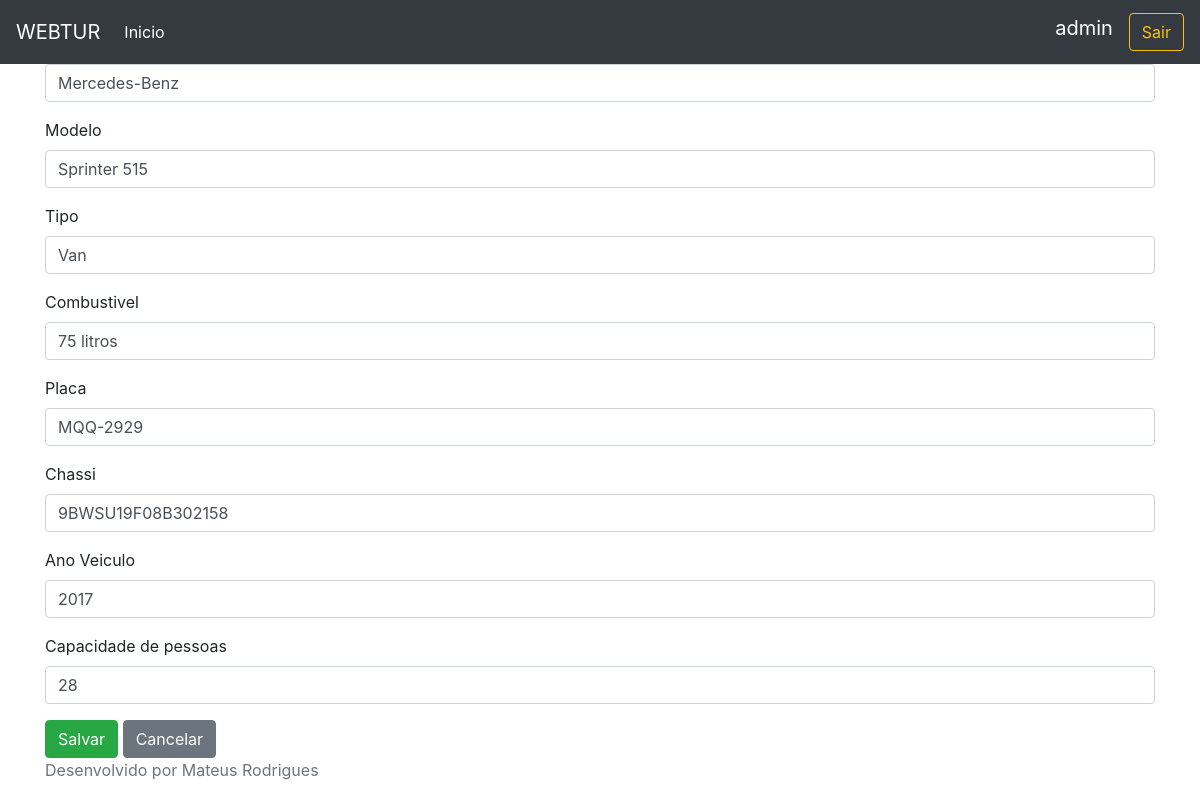
The page /veiculo/editar/1/ (signed in) on the database its author committed.
### website/models.py (models this page shows, shortened)
class Veiculo(models.Model):
    marca = models.CharField(max_length=200)
    modelo = models.CharField(max_length=200)
    tipo = models.CharField(max_length=200)
    combustivel = models.CharField(max_length=200, verbose_name='combustível')
    placa = models.CharField(max_length=7, unique=True)
    chassi = models.CharField(max_length=17, unique=True)
    ano = models.IntegerField()
    capacidade = models.IntegerField()
    class Meta:
        ordering = ['marca', 'modelo']
        verbose_name = 'veículo'

### website/views.py (the view)
# urls.py: path('veiculo/editar/<int:id>/',editar_veiculos,name='editar_veiculo'),
@login_required
def editar_veiculos(request,id):
    usuarios = User.objects.all()
    veiculo= Veiculo.objects.get(pk=id)
    return render(request, 'add_veiculo.html', context={'veiculo': veiculo,'usuarios':usuarios})

### website/templates/add_veiculo.html (shortened to what this page needs)
{% extends 'base.html' %}
{% block conteudo %}
<mat-card>
    <mat-card-header><h5 class="text-center">Dados do Veículo</h5></mat-card-header>
</mat-card>
  <form action="/veiculo/salvar" method="post">
    <div class="form-group">
        <label for="marca">Marca</label>
        <input type="text" class="form-control" id="marca" name="marca" value='{{veiculo.marca}}' placeholder="Ex: Toyota">
    </div>
    <div class="form-group">
        <label for="modelo">Modelo</label>
        <input type="text" class="form-control" id="modelo" name="modelo" value='{{veiculo.modelo}}' placeholder="Ex: Hillux">
    </div>
    <div class="form-group">
        <label for="tipo">Tipo</label>
        <input type="text" class="form-control" id="tipo" name="tipo" value='{{veiculo.tipo}}' placeholder="Ônibus, Van, etc;">
    </div>
    <div class="form-group">
        <label for="combustivel">Combustivel</label>
        <input type="text" class="form-control" id="combustivel" name="combustivel" value='{{veiculo.combustivel}}' placeholder="Ex: 75 litros">
    </div>
    <div class="form-group">
        <label for="placa">Placa</label>
        <input type="text" class="form-control" id="placa" name="placa" value='{{veiculo.placa}}' placeholder="XXX-0000">
    </div>
    <div class="form-group">
        <label for="chassi">Chassi</label>
        <input type="text" class="form-control" id="chassi" name="chassi" value='{{veiculo.chassi}}'>
    </div>
    <div class="form-group">
        <label for="ano">Ano Veiculo</label>
        <input type="text" class="form-control" id="ano" name="ano" value='{{veiculo.ano}}'>
    </div>
    <div class="form-group">
        <label for="capacidade">Capacidade de pessoas</label>
        <input type="text" class="form-control" id="capacidade" name="capacidade" value='{{veiculo.capacidade}}'>
    </div>
    <button type="submit" class="btn btn-success" role='button'>Salvar</button>
    <a href="/veiculo" class="btn btn-secondary"> Cancelar</a>
  </form>
{% endblock %}

### website/templates/base.html (shortened to what this page needs)
<!doctype html>
<html lang="en">
  <head>
    <link rel="stylesheet" href="https://maxcdn.bootstrapcdn.com/bootstrap/4.0.0/css/bootstrap.min.css">
    <link rel="stylesheet" href="https://getbootstrap.com/docs/4.0/examples/sticky-footer-navbar/sticky-footer-navbar.css" />
  </head>
  <body>
    <header>
      <nav class="navbar navbar-expand-md navbar-dark fixed-top bg-dark">
        <a class="navbar-brand" href="#">
          WEBTUR
        </a>
        <div class="collapse navbar-collapse" id="navbarCollapse">
          <ul class="navbar-nav mr-auto">
            <li class="nav-item">
              <a class="nav-link" href="/index"><font color='#fff'>Inicio</font></a>
            </li>
            </ul>
            <label class="navbar-brand">{{request.user}}</label>
	          <a class="btn btn-outline-warning my-2 my-sm-0" href="/">Sair</a>
        </div>
      </nav>
    </header>
    <main role="main" class="container">
        {% block conteudo %}
        {% endblock %}
    </main>
    <footer class="footer">
      <div class="container">
        <span class="text-muted">Desenvolvido por Mateus Rodrigues</span>
      </div>
    </footer>
  </body>
</html>

### rows shown on the page
Veiculo: marca "Mercedes-Benz", modelo "Sprinter 515", tipo "Van", combustivel "75 litros", placa "MQQ-2929", chassi "9BWSU19F08B302158", ano "2017", capacidade "28"

### other values the page prints
{{ request.user }} "admin"
